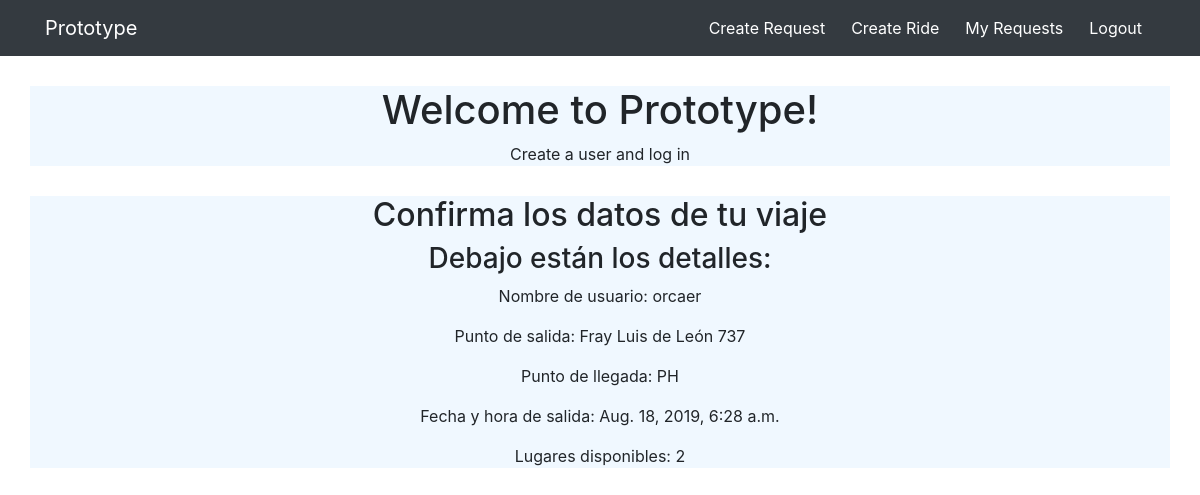
Page /trips/confirm/orlando/24/ (signed in) on the committed database.
### trips/models.py (models this page shows, shortened)
class Trip(models.Model):
    DESTINATIONS = [
    ('BLVD', 'Boulevard ASIA'),
    ('PH', 'Punta Hermosa'),
    ('PARACAS', 'Paracas'),
    ('ELROS', 'El Rosario'),
    ('CERROA',  'Cerro Azul')
    ]
    SPACES = [
    (1,1), (2,2), (3,3), (4,4), (5,5)
    ]
    user = models.ForeignKey(User, related_name="trips", on_delete = models.CASCADE)
    created_at = models.DateTimeField(auto_now=True, null=False)
    date_request = models.DateTimeField(auto_now = False, default = datetime.now(), null = False, editable = True)
    origin = models.CharField(max_length=100, null=False)
    places = models.SmallIntegerField(choices = SPACES, null=False)
    destination = models.CharField(max_length=64, choices = DESTINATIONS)
    description = models.TextField(blank = True, default = '')

### trips/views.py (the view)
# urls.py: url(r'confirm/(?P<username>[-\w]+)/(?P<pk>\d+)/$', views.TripConfirm.as_view(), name = 'confirm_trip')
class TripConfirm(LoginRequiredMixin, SelectRelatedMixin, generic.DetailView):
    model = models.Trip
    select_related = ('user',)
    def get_queryset(self):
        queryset = super().get_queryset()
        return queryset.filter(
            user__username__iexact=self.kwargs.get("username")
        )

### trips/templates/trips/trip_detail.html
{% extends 'base.html' %}
{% block content %}
  <div class="container" id="tripconftitle" style="text-align:center">
    <h2>Confirma los datos de tu viaje</h2>
    <h3>Debajo están los detalles:</h3>
    <p>Nombre de usuario: {{user.username}}</p>
    <p>Punto de salida: {{trip.origin}}</p>
    <p>Punto de llegada: {{trip.destination}}</p>
    <p>Fecha y hora de salida: {{trip.date_request}}</p>
    <p>Lugares disponibles: {{trip.places}}</p>
  </div>
{% endblock %}

### static/css/master.css (style rules this page uses)
#tripconftitle { text-align: right; background-color: #F0F8FF; margin-top: 30px; }

### rows in the picture
Trip: origin "Fray Luis de León 737", destination "PH", date_request "Aug. 18, 2019, 6:28 a.m.", places "2"

### other values in the picture
{{ user.username }} "orcaer"
